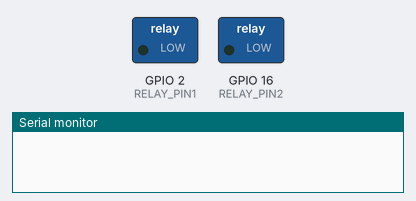
Bench run of a sketch on a simulated ESP32. Shown: switched loads named in the sketch (green lamp = pin HIGH), the last lines printed to the serial monitor. WiFi joins after 1.5 s; servers stay silent unless stated; no MQTT or app messages arrive unless stated.

Above: at 0.1 s.
At 3.6 s:
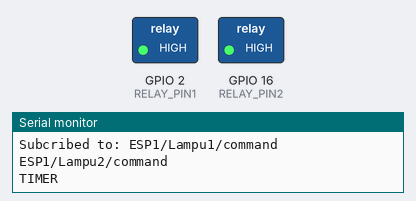
Timing chart, 0 to 5.1 s (numbered marks = the images above):
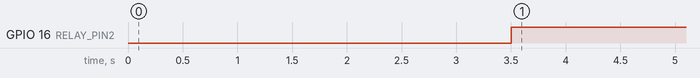

Measured:
- by itself, GPIO 16 (RELAY_PIN2): LOW → HIGH at 3.5 s

The sketch:

esp32.ino
```cpp
#include <WiFi.h>
#include <PubSubClient.h>

//Logic ESP
const int RELAY_PIN1 = 2; //5;  //Relay
const int RELAY_PIN2 = 16; //4;  //Relay
const int buttonPin1 = 26; //3; //Push_button1
const int buttonPin2 = 25; //Push_button2
unsigned long button_time1 = 0;
unsigned long last_button_time1 = 0;
unsigned long button_time2 = 0;
unsigned long last_button_time2 = 0;
unsigned long last_pub = 0;
bool state1 = false;
bool state2 = false;

// timer stuff
unsigned long timer_last;
unsigned long TIMER_SETTIME;
#define MINUTE 60000
bool isTimerOn = false;

// Ganti dengan ssid dan password wifi
const char* ssid = "ssid";
const char* password = "password";

const char* server = "node-red.hfrk.de";
const char* mqtt_server = "20.63.210.119";
const char *ID = "ESP_Alex";  // Ganti dengan nama device
const char *TOPIC_1 = "ESP1/Lampu1/command";  // Ganti dengan topic yang ingin disubscribe
const char *TOPIC_2 = "ESP1/Lampu2/command";
const char *TOPIC_3 = "TIMER";
const char *PUB_TOPIC_1 = "ESP1/Lampu1";
const char *PUB_TOPIC_2 = "ESP1/Lampu2";

const int mqtt_port = 1883;
char data[80];

WiFiClient espClient;
PubSubClient client(espClient);

void mqttconnect() {
  /* Loop until reconnected */
  while (!client.connected()) {
    Serial.print("Attempting MQTT connection...");
    // Attempt to connect
    if(client.connect(ID)) {
      client.subscribe(TOPIC_1);
      client.subscribe(TOPIC_2);
      client.subscribe(TOPIC_3);
      Serial.println("connected");
      Serial.print("Subcribed to: ");
      Serial.println(TOPIC_1);
      Serial.println(TOPIC_2);
      Serial.println(TOPIC_3);
      Serial.println('\n');
    } else {
      Serial.println(" try again in 5 seconds");
      // Wait 5 seconds before retrying
      delay(5000);
    }
  }
}

void callback(char* topic, byte* payload, unsigned int length) {
/*
  Serial.print("Message arrived [");
  Serial.print(topic);
  Serial.print("] [");
  Serial.print(length);
  Serial.print(" byte(s)] ");
  for (int i = 0; i < length; i++) {
    Serial.print((char)payload[i]);
  }
  Serial.println();
*/
  if (strncmp(topic, TOPIC_3, strlen(TOPIC_3)) == 0) {
    // TIMER logic
    if (strncmp((char*)payload, "150", 3) == 0) {
      // set timer ke 150 menit
      TIMER_SETTIME = 150 * MINUTE;
      timer_last = millis();
      isTimerOn = true;
      Serial.println("Timer diset ke 150 menit");
    }
    else if (strncmp((char*)payload, "120", 3) == 0) {
      // set timer ke 120 menit
      TIMER_SETTIME = 120 * MINUTE;
      timer_last = millis();
      isTimerOn = true;
      Serial.println("Timer diset ke 120 menit");
    }
    else if (strncmp((char*)payload, "90", 2) == 0) {
      // set timer ke 90 menit
      TIMER_SETTIME = 90 * MINUTE;
      timer_last = millis();
      isTimerOn = true;
      Serial.println("Timer diset ke 90 menit");
    }
    else if (strncmp((char*)payload, "60", 2) == 0) {
      // set timer ke 60 menit
      TIMER_SETTIME = 60 * MINUTE;
      timer_last = millis();
      isTimerOn = true;
      Serial.println("Timer diset ke 60 menit");
    }
  }
  else if (strncmp(topic, TOPIC_1, strlen(TOPIC_1)) == 0) {
    // Lampu 1
    if (strncmp((char*)payload, "true", 4) == 0)
      state1 = true;
    else
      state1 = false;
  }
  else if (strncmp(topic, TOPIC_2, strlen(TOPIC_2)) == 0) {
    // Lampu 2
    if (strncmp((char*)payload, "true", 4) == 0)
      state2 = true;
    else
      state2 = false;
  }
}

void setup() {
  //Logic ESP
  Serial.begin(115200);
  pinMode(RELAY_PIN1, OUTPUT);
  pinMode(RELAY_PIN2, OUTPUT);
  pinMode(buttonPin1, INPUT_PULLUP);
  pinMode(buttonPin2, INPUT_PULLUP);
   //Serial.begin(115200);
   WiFi.mode(WIFI_STA);                    //The WiFi is in station mode. The    other is the softAP mode
   WiFi.begin(ssid, password);
   while (WiFi.status() != WL_CONNECTED) {
      delay(500);
      Serial.print(".");
   }
   Serial.println("");  Serial.print("WiFi connected to: "); Serial.println(ssid);  Serial.println("IP address: ");  Serial.println(WiFi.localIP());
   client.setServer(mqtt_server, mqtt_port);
   client.setCallback(callback);
   delay(2000);
}

void loop() {
  // Logic ESP32
  switch (state1) {
  case true:
    digitalWrite(RELAY_PIN1, LOW);
    break;
  default:
    digitalWrite(RELAY_PIN1, HIGH);
    break;
  }

  switch (state2) {
  case true:
    digitalWrite(RELAY_PIN2, LOW);
    break;
  default:
    digitalWrite(RELAY_PIN2, HIGH);
    break;
  }

  // Timer logic
  if ((isTimerOn) && (millis() - timer_last > TIMER_SETTIME)) {
    state1 = false;
    state2 = false;
    isTimerOn = false;
  }

  if (!client.connected()) {
    mqttconnect();
  }
  // This sends off your payload. ganti dengan payload yang diinginkan

  if (millis() - last_pub > 100) {
    // Publish state1
    String payload = state1 ? "true" : "false";
    payload.toCharArray(data, (payload.length() + 1));
    client.publish(PUB_TOPIC_1, data);
    // Publish state2
    payload = state2 ? "true" : "false";
    payload.toCharArray(data, (payload.length() + 1));
    client.publish(PUB_TOPIC_2, data);
    last_pub = millis();
  }
  client.loop();
}
```
